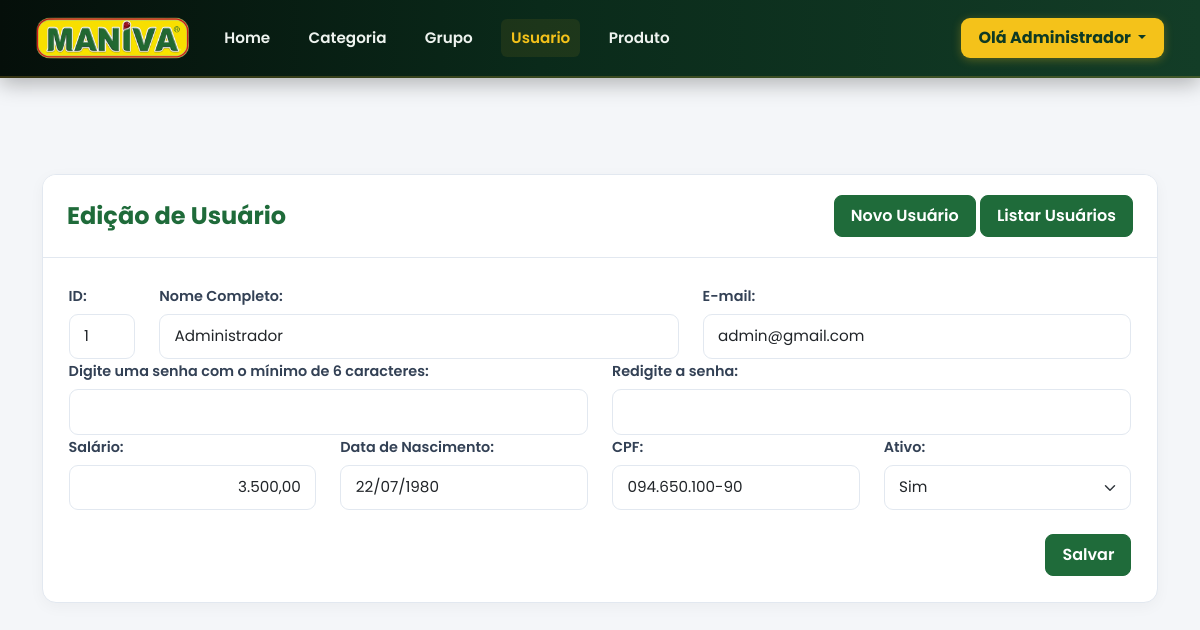
The app's page /admin/cadastrar/usuario/1 (signed in) with its own data.
### tables this page shows
CREATE TABLE `usuario` (
  `id` int(11) NOT NULL,
  `nome` varchar(100) NOT NULL,
  `email` varchar(100) NOT NULL,
  `senha` varchar(100) NOT NULL,
  `cpf` varchar(30) NOT NULL,
  `salario` double NOT NULL,
  `datanascimento` date NOT NULL,
  `ativo` enum('Sim','Não') NOT NULL
);

### admin/cadastrar/usuario.php (the view, shortened to what this page needs)
<?php
$nome = $email = $cpf = $salario = $data = $datanascimento = $ativo = null;
if (!empty($id)) {
    $sql = "SELECT *, date_format(datanascimento, '%d/%m/%Y') data FROM usuario WHERE id = :id LIMIT 1";
    $consulta = $pdo->prepare($sql);
    $consulta->bindParam(":id", $id);
    $consulta->execute();
    $dadosCadastro = $consulta->fetch(PDO::FETCH_OBJ);
    $nome = $dadosCadastro->nome ?? null;
    $email = $dadosCadastro->email ?? null;
    $cpf = $dadosCadastro->cpf ?? null;
    $salario = $dadosCadastro->salario ?? null;
    $data = $dadosCadastro->data ?? null;
    $ativo = $dadosCadastro->ativo ?? null;
    if (!empty($salario))
        $salario = number_format($salario, 2, ",", ".");
}
?>
<div class="container pt-5 pb-5">
    <div class="card">
        <div class="card-header">
            <div class="float-start">
                <h2><?= empty($id) ? 'Cadastro' : 'Edição' ?> de Usuário</h2>
            </div>
            <div class="float-end">
                <a href="cadastrar/usuario" class="btn btn-success">Novo Usuário</a>
                <a href="listar/usuario" class="btn btn-success">Listar Usuários</a>
            </div>
        </div>
        <div class="card-body">
            <form name="formCadastro" method="post" action="salvar/usuario" data-parsley-validate>
                <div class="row">
                    <div class="col-12 col-md-1">
                        <label for="id">ID:</label>
                        <input type="number" name="id" id="id" readonly class="form-control" value="<?= htmlspecialchars($id ?? '') ?>">
                    </div>
                    <div class="col-12 col-md-6">
                        <label for="nome">Nome Completo:</label>
                        <input type="text" name="nome" id="nome" class="form-control" required
                            data-parsley-required-message="Digite o nome" value="<?= htmlspecialchars($nome ?? '') ?>">
                    </div>
                    <div class="col-12 col-md-5">
                        <label for="email">E-mail:</label>
                        <input type="email" name="email" id="email" class="form-control" required
                            data-parsley-required-message="Digite o e-mail" data-parsley-type-message="Email inválido"
                            value="<?= htmlspecialchars($email ?? '') ?>">
                    </div>
                    <div class="col-12 col-md-6">
                        <label for="senha">Digite uma senha com o mínimo de 6 caracteres:</label>
                        <input type="password" name="senha" id="senha" class="form-control" required
                            data-parsley-required-message="Digite a senha">
                    </div>
                    <div class="col-12 col-md-6">
                        <label for="senha2">Redigite a senha:</label>
                        <input type="password" name="senha2" id="senha2" class="form-control" required
                            data-parsley-required-message="Digite a senha" data-parsley-equalto="#senha"
                            data-parsley-equalto-message="As senhas não conferem">
                    </div>
                    <div class="col-12 col-md-3">
                        <label for="salario">Salário:</label>
                        <input type="text" name="salario" id="salario" class="form-control" required
                            data-parsley-required-message="Digite o salário" value="<?= htmlspecialchars($salario ?? '') ?>">
                    </div>
                    <div class="col-12 col-md-3">
                        <label for="datanascimento">Data de Nascimento:</label>
                        <input type="text" name="datanascimento" id="datanascimento" class="form-control" required
                            data-parsley-required-message="Digite a data de nascimento" value="<?= htmlspecialchars($data ?? '') ?>">
                    </div>
                    <div class="col-12 col-md-3">
                        <label for="cpf">CPF:</label>
                        <input type="text" name="cpf" id="cpf" class="form-control" required
                            data-parsley-required-message="Digite o CPF" value="<?= htmlspecialchars($cpf ?? '') ?>">
                    </div>
                    <div class="col-12 col-md-3">
                        <label for="ativo">Ativo:</label>
                        <select name="ativo" id="ativo" class="form-select" required>
                            <option value="Sim" <?= ($ativo == 'Sim') ? 'selected' : '' ?>>Sim</option>
                        </select>
                    </div>
                </div>
                <br>
                <button type="submit" class="btn btn-success float-end">
                    Salvar
                </button>
            </form>
        </div>
    </div>
</div>

### admin/css/style.css (style rules this page uses)
:root { --cream: #FBF7EE; --green-deep: #1F6B3A; --green-mid: #2C8149; --green-light: #72C957; --yellow: #F4C13A; --berry: #C13B2E; --charcoal: #2B2118; --line: #E7DFCE; --fundo-admin: #f4f6f9; --borda-suave: #e2e8f0; }
* { box-sizing: border-box; }
html, body { margin: 0; min-height: 100vh; font-family: 'Poppins', sans-serif; background-color: var(--fundo-admin); color: #1e293b; scrollbar-width: thin; overflow-y: auto; overflow-x: hidden; }
.card { border: 1px solid var(--borda-suave); border-radius: 14px; background: #ffffff; box-shadow: 0 4px 15px rgba(0, 0, 0, 0.04); overflow: hidden; margin-bottom: 2rem; }
.card-header { background: #ffffff; border-bottom: 1px solid var(--borda-suave); padding: 1.25rem 1.5rem; display: flex; align-items: center; justify-content: space-between; }
.card-header h2 { font-size: 1.5rem; font-weight: 700; color: var(--green-deep); margin: 0; }
.card-body { padding: 1.6rem; }
.form-control, .form-select { border: 1.5px solid var(--borda-suave); border-radius: 9px; padding: 0.65rem 0.9rem; font-size: 0.95rem; transition: border-color 0.2s ease, box-shadow 0.2s ease; }
label { font-weight: 600; font-size: 0.9rem; color: #334155; margin-bottom: 0.4rem; }
.btn { font-weight: 600; border-radius: 8px; padding: 0.5rem 1rem; transition: all 0.2s ease; }
.btn-success { background: var(--green-deep) !important; border-color: var(--green-deep) !important; }

### records on screen
usuario: nome "Administrador", email "admin@gmail.com", salario "3.500,00", cpf "094.650.100-90", ativo "Sim"

### other values on screen
$_SESSION["maniva"]["nome"] "Administrador"
